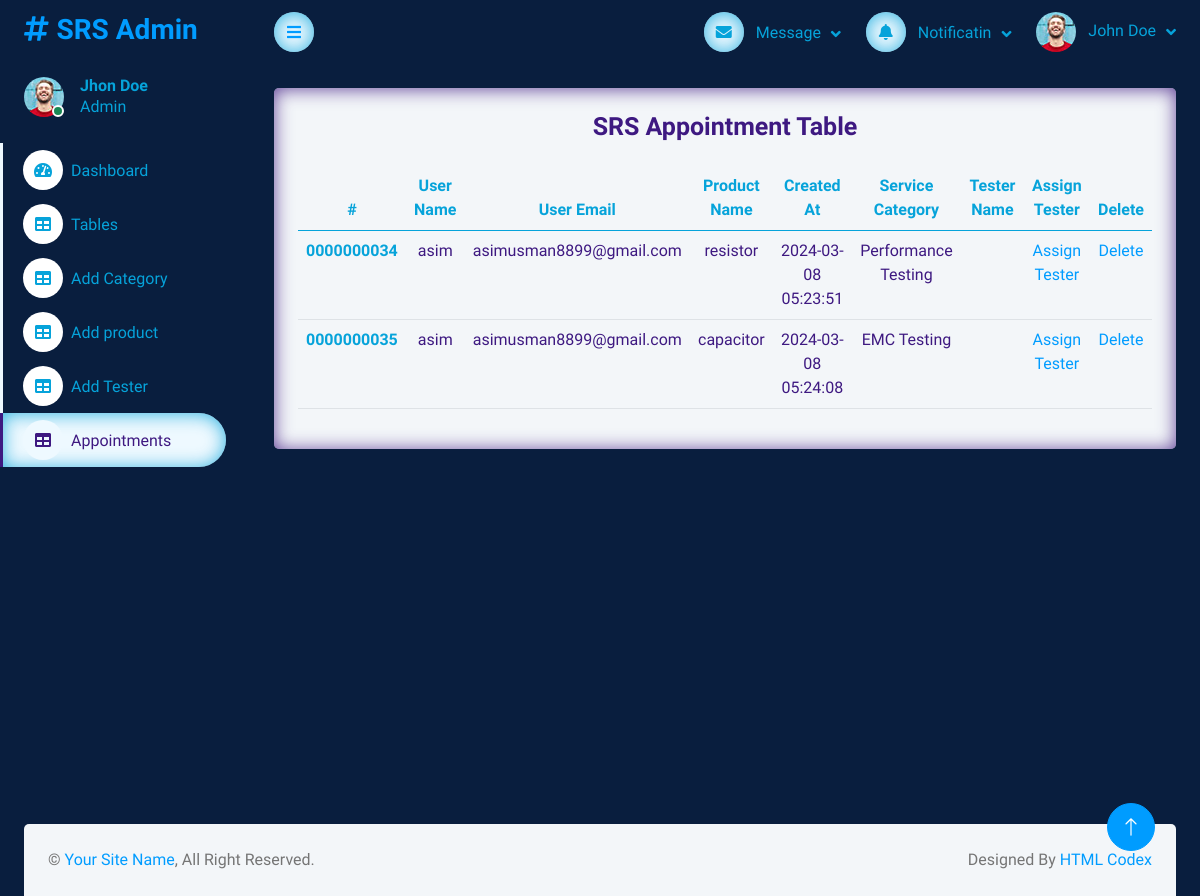
Page /admin-panel/themewagon.github.io/dashmin/appointments.php on the committed database.
### tables this page shows
CREATE TABLE `appointment` (
  `id` int(10) UNSIGNED ZEROFILL NOT NULL,
  `service_category` varchar(255) NOT NULL,
  `product_name` varchar(255) NOT NULL,
  `user_name` varchar(255) NOT NULL,
  `user_email` varchar(255) NOT NULL,
  `tester_name` varchar(255) DEFAULT NULL,
  `appointment_date` date NOT NULL,
  `appointment_time` time NOT NULL,
  `created_at` timestamp NOT NULL DEFAULT current_timestamp()
);

### admin-panel/themewagon.github.io/dashmin/appointments.php (the view, shortened to what this page needs)
<?php
include "config.php";
$sql = "SELECT * FROM appointment";
$result = $conn->query($sql);
$data = [];
if ($result->num_rows > 0) {
    while ($row = $result->fetch_assoc()) {
        $data[] = $row;
    }
}
?>
<!DOCTYPE html>
<html lang="en">
<head>
    <link href="../../cdnjs.cloudflare.com/ajax/libs/font-awesome/5.10.0/css/all.min.css" rel="stylesheet">
    <link href="../../cdn.jsdelivr.net/npm/bootstrap-icons%401.4.1/font/bootstrap-icons.css" rel="stylesheet">
    <link href="lib/owlcarousel/assets/owl.carousel.min.css" rel="stylesheet">
    <link href="lib/tempusdominus/css/tempusdominus-bootstrap-4.min.css" rel="stylesheet" />
    <link href="css/bootstrap.min.css" rel="stylesheet">
    <link href="css/style.css" rel="stylesheet">
</head>
<body>
    <div class="container-xxl position-relative bg-white d-flex p-0">
<div class="sidebar pe-4 pb-3">
            <nav class="navbar bg-light navbar-light">
                <a href="index-2.php" class="navbar-brand mx-4 mb-3">
                    <h3 class="text-primary"><i class="fa fa-hashtag me-2"></i>SRS Admin</h3>
                </a>
                <div class="d-flex align-items-center ms-4 mb-4">
                    <div class="position-relative">
                        <img class="rounded-circle" src="img/user.jpg" alt="" style="width: 40px; height: 40px;">
                        <div
                            class="bg-success rounded-circle border border-2 border-white position-absolute end-0 bottom-0 p-1">
                        </div>
                    </div>
                    <div class="admin_content ms-3">
                        <h6 class="mb-0">Jhon Doe</h6>
                        <span>Admin</span>
                    </div>
                </div>
                <div class="navbar-nav w-100">
                    <a href="index-2.php" class="nav-item nav-link"><i
                            class="fa fa-tachometer-alt me-2"></i>Dashboard</a>
                    <a href="table.php" class="nav-item nav-link "><i class="fa fa-table me-2"></i>Tables</a>
                    <a href="category.php" class="nav-item nav-link"><i class="fa fa-table me-2"></i>Add Category</a>
                    <a href="addproduct.php" class="nav-item nav-link"><i class="fa fa-table me-2"></i>Add product</a>
                    <a href="tester.php" class="nav-item nav-link"><i class="fa fa-table me-2"></i>Add Tester</a>
                    <a href="appointments.php" class="nav-item nav-link active"><i class="fa fa-table me-2"></i>Appointments</a>
                </div>
            </nav>
        </div>
        <div class="content back_dark">
            <nav class="navbar navbar-expand bg-light navbar-light sticky-top px-4 py-0">
                <a href="#" class="sidebar-toggler flex-shrink-0">
                    <i class="fa fa-bars"></i>
                </a>
                <div class="navbar-nav align-items-center ms-auto">
                    <div class="nav-item dropdown">
                        <a href="#" class="nav-link dropdown-toggle" data-bs-toggle="dropdown">
                            <i class="fa fa-envelope me-lg-2"></i>
                            <span class="d-none d-lg-inline-flex">Message</span>
                        </a>
                    </div>
                    <div class="nav-item dropdown">
                        <a href="#" class="nav-link dropdown-toggle" data-bs-toggle="dropdown">
                            <i class="fa fa-bell me-lg-2"></i>
                            <span class="d-none d-lg-inline-flex">Notificatin</span>
                        </a>
                    </div>
                    <div class="nav-item dropdown">
                        <a href="#" class="nav-link dropdown-toggle" data-bs-toggle="dropdown">
                            <img class="rounded-circle me-lg-2" src="img/user.jpg" alt=""
                                style="width: 40px; height: 40px;">
                            <span class="d-none d-lg-inline-flex">John Doe</span>
                        </a>
                    </div>
                </div>
            </nav>
            <div class="container-fluid pt-4 px-4" style="width: 100%;">
                <div class="row g-4">
                    <div class="col-12">
                        <div class="charts user_table text-center bg-light rounded h-100 p-4" style="width:100%" !important >
                            <h6 class="mb-4">SRS Appointment Table</h6>
                            <table class="table">
                                <thead>
                                    <tr>
                                        <th scope="col">#</th>
                                        <th scope="col">User Name</th>
                                        <th scope="col">User Email</th>
                                        <th scope="col">Product Name</th>
                                        <th scope="col">Created At</th>
                                        <th scope="col">Service Category</th>
                                        <th scope="col">Tester Name</th>
                                        <th scope="col">Assign Tester</th>
                                        <th scope="col">Delete</th>
                                    </tr>
                                </thead>
                                <tbody>
                                    <?php
                                    foreach ($data as $row) {
                                        echo "<tr>";
                                        echo "<th scope='row'>" . $row["id"] . "</th>";
                                        echo "<td>" . $row["user_name"] . "</td>";
                                        echo "<td>" . $row["user_email"] . "</td>";
                                        echo "<td>" . $row["product_name"] . "</td>";
                                        echo "<td>" . $row["created_at"] . "</td>";
                                        echo "<td>" . $row["service_category"] . "</td>";
                                        echo "<td>" . $row["tester_name"] . "</td>";
                                        echo "<td> <a href='table-tester.php?id=" . $row["id"] . "'>Assign Tester</a> </td>";
                                       echo "<td> <a href='?delete_id=" . $row["id"] . "' onclick='return confirm(\"Are you sure you want to delete this item?\");'>Delete</a>
                                         </td>";
                                        echo "</tr>";
                                    }
                                    ?>
                                </tbody>
                            </table>
                        </div>
                    </div>
                </div>
            </div>
        </div>
    </div>
    <div class="container-fluid pt-4 px-4">
        <div class="bg-light rounded-top p-4">
            <div class="row">
                <div class="col-12 col-sm-6 text-center text-sm-start">
                    &copy; <a href="#">Your Site Name</a>, All Right Reserved.
                </div>
                <div class="col-12 col-sm-6 text-center text-sm-end">
                    Designed By <a href="https://htmlcodex.com/">HTML Codex</a>
                </div>
            </div>
        </div>
    </div>
    <a href="#" class="btn btn-lg btn-primary btn-lg-square back-to-top"><i class="bi bi-arrow-up"></i></a>
</body>
</html>

### admin-panel/themewagon.github.io/dashmin/css/style.css (style rules this page uses)
:root { --primary: #06A3DA; --secondary: #3e1981; --light: #EEF9FF; --dark: #091E3E; }
body { overflow-x: hidden !important; background-color: var(--dark) !important; }
.back_dark { background-color: var(--dark) !important; }
.back-to-top { position: fixed; display: none; right: 45px; bottom: 45px; z-index: 99; }
.btn { transition: .5s; }
.btn.btn-primary { color: #FFFFFF; }
.btn-lg-square { width: 48px; height: 48px; }
.btn-square, .btn-sm-square, .btn-lg-square { padding: 0; display: inline-flex; align-items: center; justify-content: center; font-weight: normal; border-radius: 50px; }
.sidebar { position: fixed; top: 0; left: 0; bottom: 0; width: 250px; height: 100vh; overflow-y: auto; background: var(--dark); transition: 0.5s; z-index: 999; }
.content { margin-left: 250px; min-height: 100vh; background: #FFFFFF; transition: 0.5s; }
@media (min-width: 992px) { .sidebar { margin-left: 0; } }
@media (min-width: 992px) { .content { width: calc(100% - 250px); } }
.navbar { background-color: var(--dark) !important; }
.admin_content h6,span { color: var(--primary); }
.sidebar .navbar .navbar-nav .nav-link { padding: 7px 20px; color: var(--primary); font-weight: 500; border-left: 3px solid var(--light); border-radius: 0 30px 30px 0; outline: none; }
.sidebar .navbar .navbar-nav .nav-link:hover, .sidebar .navbar .navbar-nav .nav-link.active { color: var(--secondary); background: var(--light); border-color: var(--secondary); box-shadow: 0px 1px 18px 0px rgba(6,163,218,0.82) inset; -webkit-box-shadow: 0px 1px 18px 0px rgba(6,163,218,0.82) inset; -moz-box-shadow: 0px 1px 18px 0px rgba(6,163,218,0.82) inset; }
.sidebar .navbar .navbar-nav .nav-link i { width: 40px; height: 40px; display: inline-flex; align-items: center; justify-content: center; background: #FFFFFF; border-radius: 40px; }
.sidebar .navbar .navbar-nav .nav-link:hover i, .sidebar .navbar .navbar-nav .nav-link.active i { background: var(--light); }
.content .navbar .navbar-nav .nav-link { margin-left: 25px; padding: 12px 0; color: var(--primary); outline: none; }
.content .navbar .sidebar-toggler, .content .navbar .navbar-nav .nav-link i { width: 40px; height: 40px; display: inline-flex; align-items: center; justify-content: center; background: var(--light); border-radius: 40px; box-shadow: 0px 1px 18px 0px rgba(6,163,218,0.82) inset; -webkit-box-shadow: 0px 1px 18px 0px rgba(6,163,218,0.82) inset; -moz-box-shadow: 0px 1px 18px 0px rgba(6,163,218,0.82) inset; }
.content .navbar .dropdown-toggle::after { margin-left: 6px; vertical-align: middle; border: none; content: "\f107"; font-family: "Font Awesome 5 Free"; font-weight: 900; transition: .5s; }
.charts { box-shadow: 0px 1px 18px 0px rgba(62,25,129,0.82) inset; -webkit-box-shadow: 0px 1px 18px 0px rgba(62,25,129,0.82) inset; -moz-box-shadow: 0px 1px 18px 0px rgba(62,25,129,0.82) inset; }
.container-fluid { background-color: var(--dark) !important; }
.user_table h6 { color: var(--secondary) !important; font-size: 25px; }
.user_table th { color: var(--primary) !important; }
.user_table td { color: var(--secondary) !important; }

### rows in the picture
appointment: id "0000000034", user_name "asim", user_email "asimusman8899@gmail.com", product_name "resistor", created_at "2024-03-08 05:23:51", service_category "Performance Testing"
appointment: id "0000000035", user_name "asim", user_email "asimusman8899@gmail.com", product_name "capacitor", created_at "2024-03-08 05:24:08", service_category "EMC Testing"
